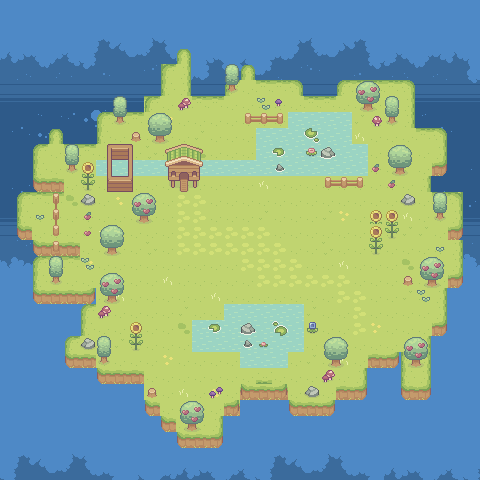

Rendered tile map (Tiled .tmx) drawn with the repository's tilesets; below, a short description and the map source with its tile grids summarised:
An orthogonal 30x30 tile map with 16x16 px tiles, 7 tile layers (Слой тайлов 2, Слой тайлов 1, Слой тайлов 3, Слой тайлов 4, ...), 10 tilesets.

<map version="1.10" tiledversion="1.11.2" orientation="orthogonal" renderorder="right-down" width="30" height="30" tilewidth="16" tileheight="16" infinite="0" nextlayerid="8" nextobjectid="1">
 <tileset firstgid="1" name="t1" tilewidth="16" tileheight="16" tilecount="198" columns="18">
  <image source="background_0.png" width="288" height="180" />
 </tileset>
 <tileset firstgid="199" name="t2" tilewidth="16" tileheight="16" tilecount="45" columns="9">
  <image source="Basic_Grass_Biom_things.png" width="144" height="80" />
 </tileset>
 <tileset firstgid="244" name="t3" tilewidth="16" tileheight="16" tilecount="12" columns="6">
  <image source="Basic_Plants.png" width="96" height="32" />
 </tileset>
 <tileset firstgid="256" name="t4" tilewidth="16" tileheight="16" tilecount="16" columns="4">
  <image source="Fences.png" width="64" height="64" />
 </tileset>
 <tileset firstgid="272" name="t5" tilewidth="16" tileheight="16" tilecount="9" columns="3">
  <image source="Free_Chicken_House.png" width="48" height="48" />
 </tileset>
 <tileset firstgid="281" name="t6" tilewidth="16" tileheight="16" tilecount="77" columns="11">
  <image source="Hills.png" width="176" height="112" />
 </tileset>
 <tileset firstgid="358" name="t7" tilewidth="16" tileheight="16" tilecount="16" columns="4">
  <image source="Paths.png" width="64" height="64" />
 </tileset>
 <tileset firstgid="374" name="t8" tilewidth="16" tileheight="16" tilecount="4" columns="4">
  <image source="Simple_Milk_and_grass_item.png" width="64" height="16" />
 </tileset>
 <tileset firstgid="378" name="t9" tilewidth="16" tileheight="16" tilecount="4" columns="4">
  <image source="Water.png" width="64" height="16" />
 </tileset>
 <tileset firstgid="382" name="t10" tilewidth="16" tileheight="16" tilecount="15" columns="5">
  <image source="Wooden_House_Walls_Tilset.png" width="80" height="48" />
 </tileset>
 <layer id="2" name="Слой тайлов 2" width="30" height="30">
  <data>[900 cells, 823 non-empty, 198 distinct tile ids]</data>
 </layer>
 <layer id="1" name="Слой тайлов 1" width="30" height="30">
  <data>[900 cells, 330 non-empty, 198 distinct tile ids]</data>
 </layer>
 <layer id="3" name="Слой тайлов 3" width="30" height="30">
  <data>[900 cells, 488 non-empty, 13 distinct tile ids]</data>
 </layer>
 <layer id="4" name="Слой тайлов 4" width="30" height="30">
  <data>[900 cells, 60 non-empty, 14 distinct tile ids]</data>
 </layer>
 <layer id="6" name="Слой тайлов 6" width="30" height="30">
  <data>[900 cells, 33 non-empty, 1 distinct tile ids]</data>
 </layer>
 <layer id="5" name="Слой тайлов 5" width="30" height="30">
  <data>[900 cells, 137 non-empty, 50 distinct tile ids]</data>
 </layer>
 <layer id="7" name="Слой тайлов 7" width="30" height="30">
  <data>[900 cells, 42 non-empty, 11 distinct tile ids]</data>
 </layer>
</map>
